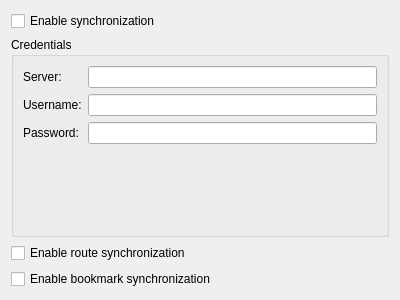
<?xml version="1.0" encoding="UTF-8"?>
<ui version="4.0">
 <class>MarbleSyncSettingsWidget</class>
 <widget class="QWidget" name="MarbleSyncSettingsWidget">
  <property name="geometry">
   <rect>
    <x>0</x>
    <y>0</y>
    <width>400</width>
    <height>300</height>
   </rect>
  </property>
  <property name="windowTitle">
   <string>Form</string>
  </property>
  <layout class="QVBoxLayout" name="verticalLayout">
   <item>
    <widget class="QCheckBox" name="kcfg_enableSync">
     <property name="text">
      <string>Enable synchronization</string>
     </property>
    </widget>
   </item>
   <item>
    <widget class="QGroupBox" name="groupBox">
     <property name="title">
      <string>Credentials</string>
     </property>
     <layout class="QFormLayout" name="formLayout">
      <item row="0" column="0">
       <widget class="QLabel" name="labelServer">
        <property name="text">
         <string>Server:</string>
        </property>
       </widget>
      </item>
      <item row="0" column="1">
       <widget class="QLineEdit" name="kcfg_syncServer"/>
      </item>
      <item row="1" column="0">
       <widget class="QLabel" name="labelUsername">
        <property name="text">
         <string>Username:</string>
        </property>
       </widget>
      </item>
      <item row="2" column="0">
       <widget class="QLabel" name="labelPassword">
        <property name="text">
         <string>Password:</string>
        </property>
       </widget>
      </item>
      <item row="1" column="1">
       <widget class="QLineEdit" name="kcfg_syncUsername"/>
      </item>
      <item row="2" column="1">
       <widget class="QLineEdit" name="kcfg_syncPassword"/>
      </item>
     </layout>
    </widget>
   </item>
   <item>
    <widget class="QCheckBox" name="kcfg_syncBookmarks">
     <property name="text">
      <string>Enable route synchronization</string>
     </property>
    </widget>
   </item>
   <item>
    <widget class="QCheckBox" name="kcfg_syncRoutes">
     <property name="text">
      <string>Enable bookmark synchronization</string>
     </property>
    </widget>
   </item>
  </layout>
 </widget>
 <resources/>
 <connections/>
</ui>
